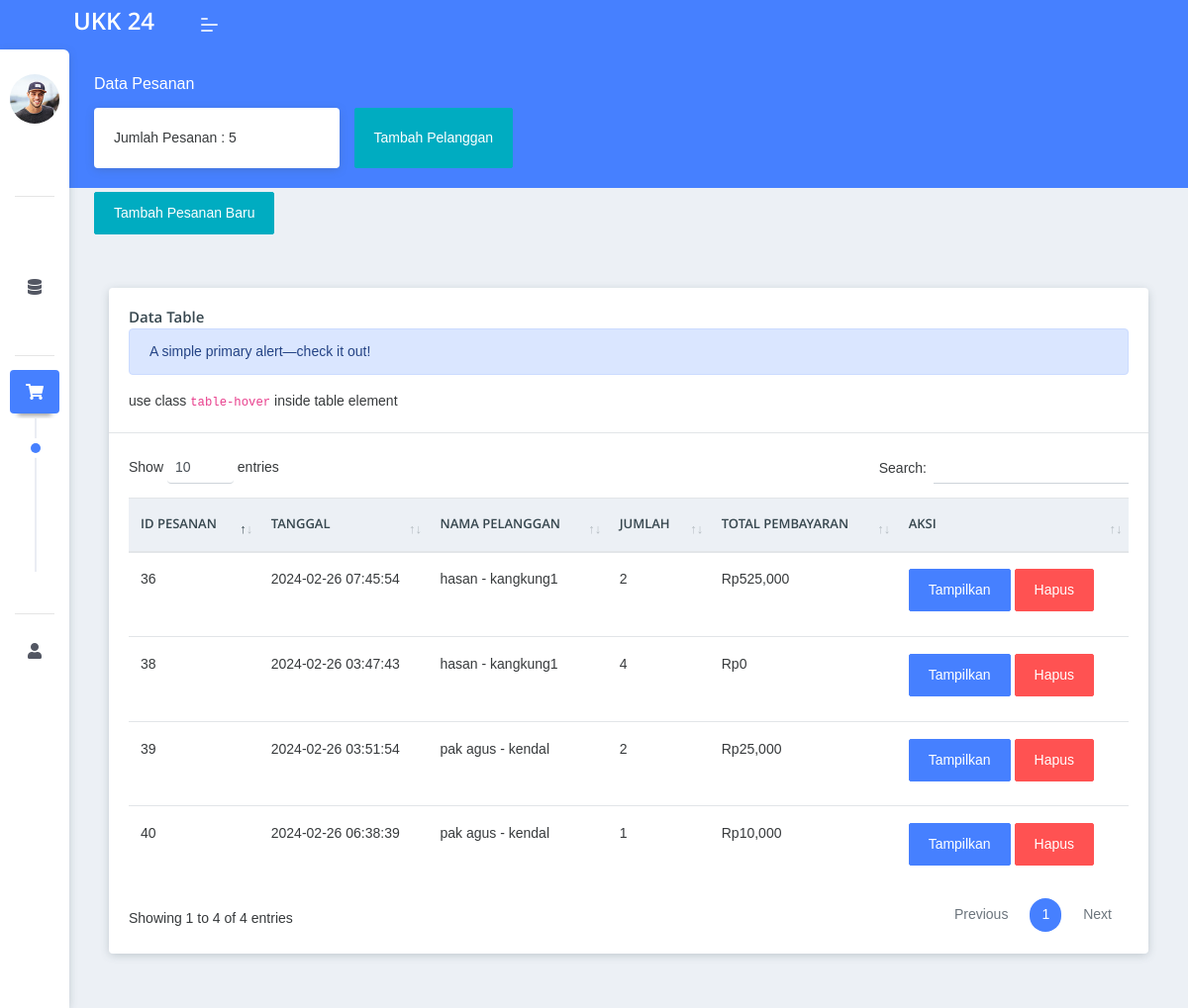
Page /order.php (signed in) on the committed database.
### tables this page shows
CREATE TABLE `penjualan` (
  `PenjualanID` int(11) NOT NULL,
  `TanggalPenjualan` timestamp NOT NULL DEFAULT CURRENT_TIMESTAMP ON UPDATE CURRENT_TIMESTAMP,
  `TotalHarga` decimal(10,2) NOT NULL,
  `PelangganID` int(11) NOT NULL
);

CREATE TABLE `pelanggan` (
  `PelangganID` int(11) NOT NULL,
  `NamaPelanggan` varchar(50) NOT NULL,
  `Alamat` text NOT NULL,
  `NomorTelepon` int(11) NOT NULL
);

### order.php (the view, shortened to what this page needs)
<?php
    require 'koneksi.php';
    $h1 = mysqli_query($c, "select * from penjualan");
    $h2 = mysqli_num_rows($h1);
?>
<!DOCTYPE html>
<html lang="en">
<head>
    <link rel="stylesheet" href="assets/css/style.css">
    <link href="vendor/datatables/dataTables.bootstrap4.min.css" rel="stylesheet">
<link href="https://cdn.jsdelivr.net/npm/simple-datatables@7.1.2/dist/style.min.css" rel="stylesheet" />
</head>
<body class="">
	<nav class="pcoded-navbar menu-light ">
		<div class="navbar-wrapper  ">
            <?php
            include "./sidebar.php"
            ?>
		</div>
	</nav>
	<header class="navbar pcoded-header navbar-expand-lg navbar-light header-blue">
    <?php
            include "./header.php"
    ?>
	</header>
<div class="pcoded-main-container">
    <div class="pcoded-content">
        <div class="page-header">
            <div class="page-block">
                <div class="row align-items-center">
                    <div class="col-md-12">
                        <div class="page-header-title">
                            <h5 class="m-b-10">Data Pesanan</h5>
                    </div>
                </div>
            </div>
        </div>
        <div class="row">
                <div class="col-xl-3 col-md-6">
                    <div class="card .bg-body text-black mb-4">
                        <div class="card-body">Jumlah Pesanan : <?=$h2;?></div>
                    </div>
                </div>
                 <button type="button" class="btn btn-info mb-4" data-bs-toggle="modal" data-bs-target="#tambahpelanggan">
                    Tambah Pelanggan
                </button>
            </div>
                 <button type="button" class="btn btn-info mb-4" data-bs-toggle="modal" data-bs-target="#myModal">
                 Tambah Pesanan Baru
                </button>
        </div>
    <div class="col-xl-12">
                <div class="card">
                    <div class="card-header">
                        <h5>Data Table</h5>
                        <div class="alert alert-primary" role="alert">
							A simple primary alert—check it out!
						</div>
                        <span class="d-block m-t-5">use class <code>table-hover</code> inside table element</span>
                    </div>
                    <div class="card-body table-border-style">
                        <div class="table-responsive">
                            <table id="dataTable" class="table table-hover">
                                <thead>
                                    <tr>
                                        <th>ID Pesanan</th>
                                        <th>Tanggal</th>
                                        <th>Nama Pelanggan</th>
                                        <th>Jumlah</th>
                                        <th>Total Pembayaran</th>
                                        <th>Aksi</th>
                                    </tr>
                                </thead>
                                <tbody>
                                <?php
                                        $get = mysqli_query($c, "select * from penjualan p, pelanggan pl where p.PelangganID=pl.
                                        PelangganID");
                                        while ($p = mysqli_fetch_array($get)) {
                                            $PenjualanID = $p['PenjualanID'];
                                            $Tanggal = $p['TanggalPenjualan'];
                                            $NamaPelanggan = $p['NamaPelanggan'];
                                            $Alamat = $p['Alamat'];
                                            $totalHarga = $p['TotalHarga'];
                                            $hitungjumlah = mysqli_query($c, "select * from detailpenjualan where
                                             PenjualanID='$PenjualanID'");
                                            $jumlah = mysqli_num_rows($hitungjumlah);
                                        ?>
                                            <tr>
                                                <td><?= $PenjualanID ; ?></td>
                                                <td><?= $Tanggal ; ?></td>
                                                <td><?= $NamaPelanggan ; ?> - <?= $Alamat; ?></td>
                                                <td><?= $jumlah; ?></td>
                                                <td>Rp<?=number_format($totalHarga); ?></td>
                                                <td>
                                                    <a href="view.php?idp=<?= $PenjualanID;?>"
                                                    class="btn btn-primary mb-2" target="_blank">Tampilkan</a>
                                                    <button type="button" class="btn btn-danger mb-2" data-bs-toggle="modal" data-bs-target="#delete<?=$PenjualanID;?>">
                                                        Hapus
                                                    </button>
                                                </td>
                                            </tr>
                                <?php
                                        };
                                        ?>
                                </tbody>
                            </table>
                        </div>
                    </div>
                </div>
            </div>
</div>
</body>
</html>

### rows in the picture
penjualan: PenjualanID "36", TanggalPenjualan "2024-02-26 07:45:54", PelangganID.NamaPelanggan "hasan", PelangganID.Alamat "kangkung1", jumlah "2", TotalHarga "525,000"
penjualan: PenjualanID "38", TanggalPenjualan "2024-02-26 03:47:43", PelangganID.NamaPelanggan "hasan", PelangganID.Alamat "kangkung1", jumlah "4", TotalHarga "0"
penjualan: PenjualanID "39", TanggalPenjualan "2024-02-26 03:51:54", PelangganID.NamaPelanggan "pak agus", PelangganID.Alamat "kendal", jumlah "2", TotalHarga "25,000"
penjualan: PenjualanID "40", TanggalPenjualan "2024-02-26 06:38:39", PelangganID.NamaPelanggan "pak agus", PelangganID.Alamat "kendal", jumlah "1", TotalHarga "10,000"

### other values in the picture
$h2 "5"
